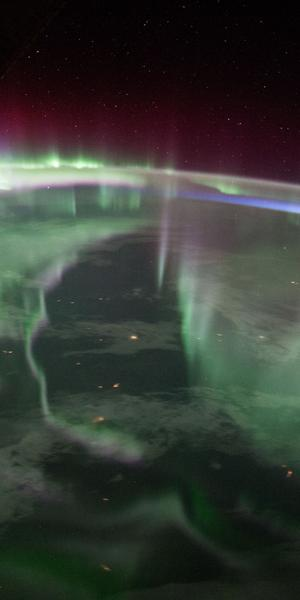
#> input picture app/web/backgrounds/thumbs/aurora-city.jpg, 300 x 600 px, given in place of DP130157.jpg, which was not available
$ python background_photos.py ../app/web/backgrounds/thumbs/aurora-city.jpg ../app/web/backgrounds/thumbs/aurora-red.jpg
#> lines starting #> are read from the running program, lines starting #| are printed output that depends on the picture
"""Crop/resize public-domain images into DroidAgent's chat backgrounds (app/web/backgrounds/).

Sources (all public domain / CC0, downloaded at full size into <orig_dir> first):
- Utagawa Hiroshige, One Hundred Famous Views of Edo (1856-59), The Metropolitan Museum of Art,
  Open Access (CC0): images.metmuseum.org/CRDImages/as/original/<id>.jpg
  DP130157 Plum Garden at Kamata, DP130156 Sudden Shower over Shin-Ohashi Bridge,
  DP121524 Fireworks at Ryogoku, DP121529 Maples at Mama, DP121552 Kinryuzan Temple at Asakusa
- Vincent van Gogh, Cypresses and Wheat Field with Cypresses (1889), The Met, Open Access (CC0):
  images.metmuseum.org/CRDImages/ep/original/DP130999.jpg, DP-42549-001.jpg
- NASA, photographs from the International Space Station (public domain):
  images-assets.nasa.gov/image/iss072e159172/iss072e159172~orig.jpg, iss053e023965
The anime-style scenes and gradients are drawn by tools/background_scenes.py.
"""
import os
import sys

from PIL import Image

ORIG, OUT = sys.argv[1], sys.argv[2]
os.makedirs(f'{OUT}/thumbs', exist_ok=True)

# id: (source, trim (l, t, r, b) as fractions, portrait crop centre x as fraction or None)
JOBS = {
    'ukiyoe-plum': ('DP130157.jpg', (.045, .035, .045, .035), None),
    'ukiyoe-shower': ('DP130156.jpg', (.045, .035, .045, .035), None),
    'ukiyoe-fireworks': ('DP121524.jpg', (.045, .035, .045, .035), None),
    'ukiyoe-maples': ('DP121529.jpg', (.045, .035, .045, .035), None),
    'ukiyoe-snow': ('DP121552.jpg', (.045, .035, .045, .035), None),
    'vangogh-cypresses': ('DP130999.jpg', (.025, .02, .025, .03), .5),
    'vangogh-wheat': ('DP-42549-001.jpg', (.012, .035, .012, .035), .72),
    'aurora-red': ('iss072e159172.jpg', (0, 0, 0, 0), .5),
    'aurora-city': ('iss053e023965.jpg', (0, 0, 0, 0), .6),
}
ASPECT = .62   # wider than a phone (~.46) so taller/wider screens still have room to crop
MAX_H = 1600

for key, (src, (l, t, r, b), cx) in JOBS.items():
    im = Image.open(f'{ORIG}/{src}').convert('RGB')
#> im is the input picture: PIL image 300x600 RGB; mean R, G, B 53.3, 57.8, 51.5
    w, h = im.size
#> w = 300; h = 600
    im = im.crop((int(w * l), int(h * t), int(w * (1 - r)), int(h * (1 - b))))
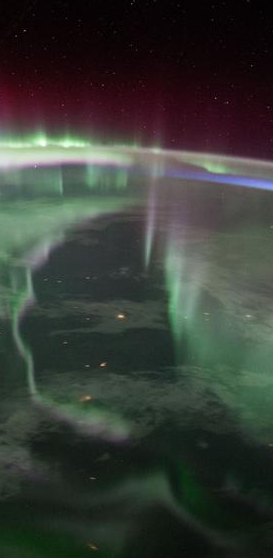
#> im: PIL image 273x558 RGB; mean R, G, B 55.7, 60, 53.8
    w, h = im.size
#> w = 273; h = 558
    if cx is not None and w / h > ASPECT:
        cw = int(h * ASPECT)
        x0 = min(max(0, int(w * cx - cw / 2)), w - cw)
        im = im.crop((x0, 0, x0 + cw, h))
        w, h = im.size
    if h > MAX_H:
        im = im.resize((round(w * MAX_H / h), MAX_H), Image.LANCZOS)
    im.save(f'{OUT}/{key}.jpg', 'JPEG', quality=74, optimize=True, progressive=True)
    # thumbnail: phone-shaped centre crop
    w, h = im.size
    tw = int(h * .5)
#> tw = 279
    th_img = im.crop(((w - tw) // 2, 0, (w - tw) // 2 + tw, h)) if w > tw else im
    th_img = th_img.resize((300, round(300 * th_img.height / th_img.width)), Image.LANCZOS)
    th_img.save(f'{OUT}/thumbs/{key}.jpg', 'JPEG', quality=74, optimize=True, progressive=True)
    print(f'{key:18} {im.size}  {os.path.getsize(f"{OUT}/{key}.jpg") // 1024} KB  thumb {os.path.getsize(f"{OUT}/thumbs/{key}.jpg") // 1024} KB')
#| ukiyoe-plum        (273, 558)  11 KB  thumb 13 KB
#> pass 2 of the loop `for key, (src, (l, t, r, b), cx) in JOBS.items():`:
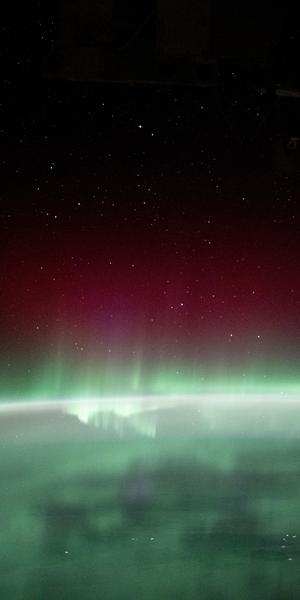
#> input picture app/web/backgrounds/thumbs/aurora-red.jpg, 300 x 600 px, given in place of DP130156.jpg, which was not available
#> im is the input picture: PIL image 300x600 RGB; mean R, G, B 54.3, 58.1, 51.3
#> `im = im.crop((int(w * l), int(h * t), int(w * (1 - r)), int(h * (1 - b..`:
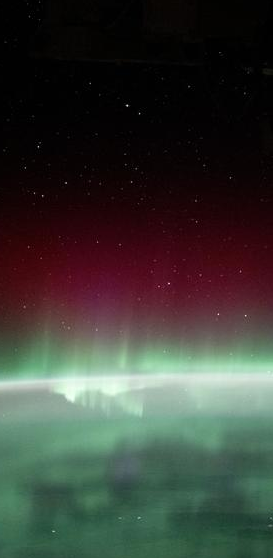
#> im: PIL image 273x558 RGB; mean R, G, B 57.3, 59.8, 53.4
#| ukiyoe-shower      (273, 558)  9 KB  thumb 10 KB
#> (the run stopped early here; a loop or call above may not have finished)
